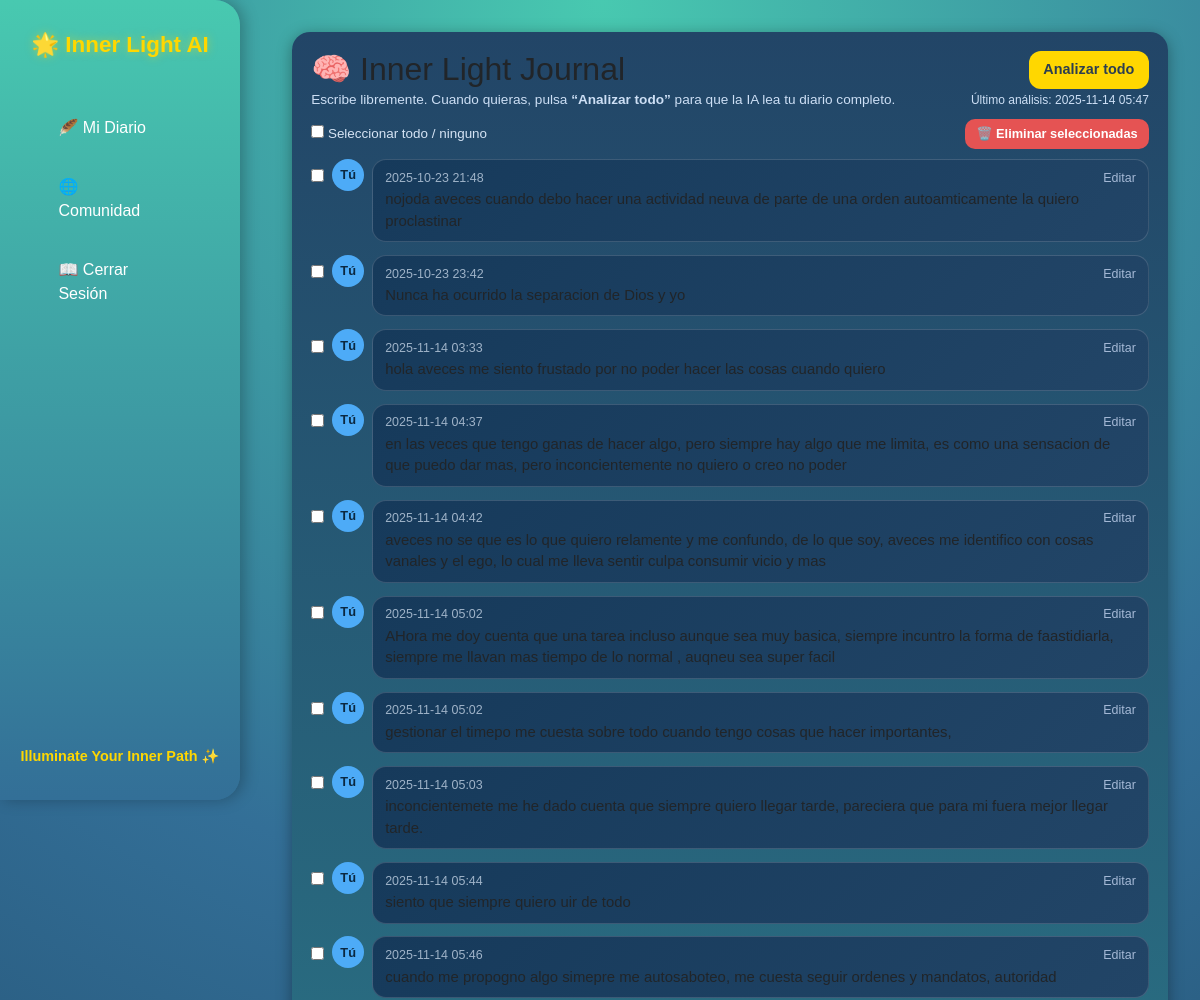
Page /journal/ (signed in, upper part) on the earlier database version.
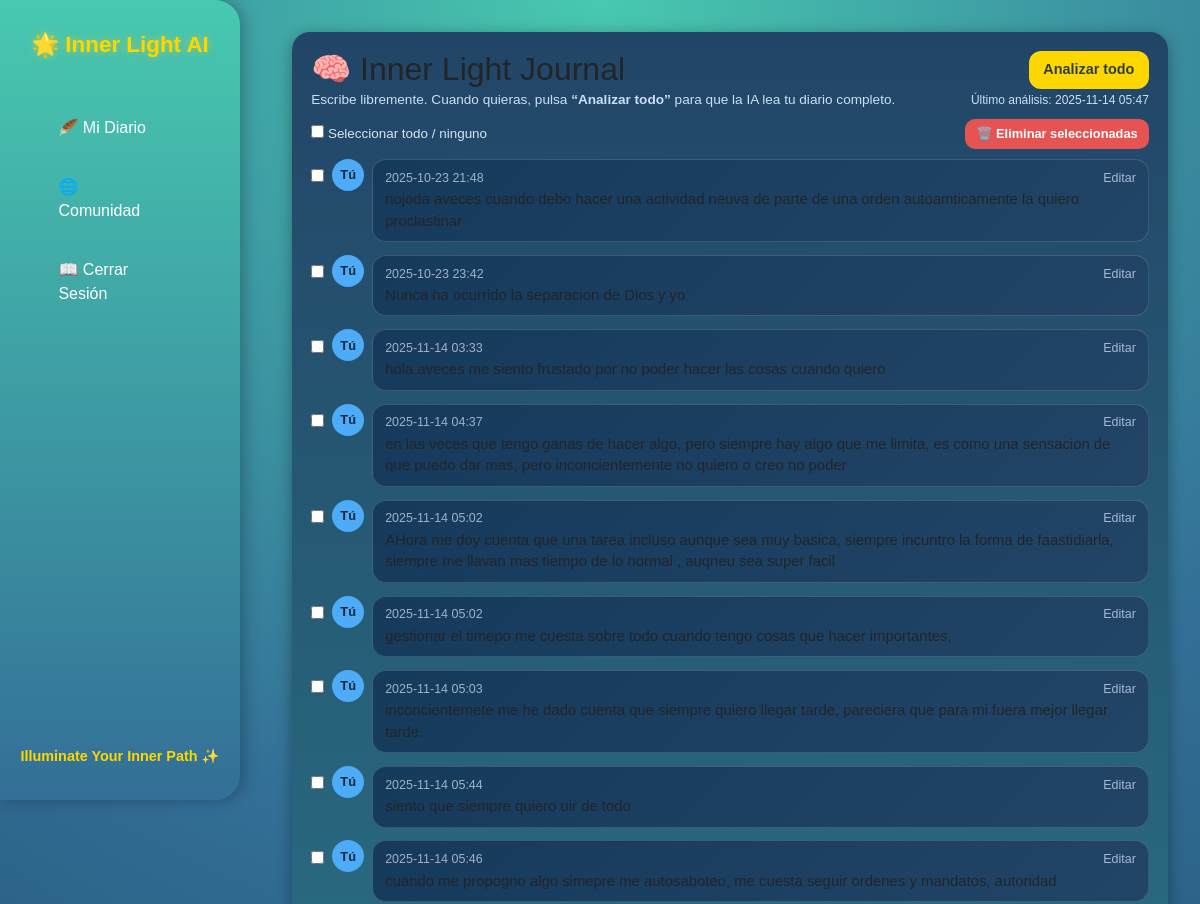
Same page on the later database version.
### journal/models.py (models this page shows, shortened)
class JournalEntry(models.Model):
    user = models.ForeignKey(User, on_delete=models.CASCADE)
    content = models.TextField()
    created_at = models.DateTimeField(auto_now_add=True)

### journal/views.py (the view, shortened to what this page needs)
# urls.py: path("", views.journal_list, name="list"),
@login_required
def journal_list(request):
    entries = JournalEntry.objects.filter(user=request.user).order_by('created_at')
    last_analysis_obj = JournalAnalysis.objects.filter(user=request.user).first()
    analysis_data = None
    analysis_warning = None
    analysis_error = None
    last_analysis_dt = None
    if last_analysis_obj:
        last_analysis_dt = last_analysis_obj.created_at
        try:
            parsed = json.loads(last_analysis_obj.result_json) if last_analysis_obj.result_json else {}
            if isinstance(parsed, dict):
                analysis_warning = parsed.pop('_warning', None)
                analysis_error = parsed.pop('_error', None)
                analysis_data = parsed
        except Exception:
            analysis_error = "No se pudo leer el resultado del análisis."
            analysis_data = None
    return render(request, 'journal/journal_list.html', {
        'entries': entries,
        'analysis_data': analysis_data,
        'analysis_warning': analysis_warning,
        'analysis_error': analysis_error,
        'last_analysis_dt': last_analysis_dt,
    })

### journal/templates/journal/journal_list.html (shortened to what this page needs)
{% extends "journal/base_journal.html" %}
{% block content %}
<div class="sidebar">
  <h2>🌟 Inner Light AI</h2>
  <nav>
    <a href="{% url 'journal:list' %}">🪶 Mi Diario</a>
    <a href="{% url 'journal:community' %}">🌐 Comunidad</a>
    <a href="{% url 'logout' %}">📖 Cerrar Sesión</a>
  </nav>
  <div class="footer">Illuminate Your Inner Path ✨</div>
</div>
<div class="content">
  <div class="shell">
    <div class="card">
      <div style="display:flex; justify-content:space-between; align-items:center; margin-bottom:.5rem;">
        <div>
          <h2 style="margin:0;">🧠 Inner Light Journal</h2>
          <p style="margin:.15rem 0 0; font-size:.85rem; color:#cddff5;">
            Escribe libremente. Cuando quieras, pulsa <strong>“Analizar todo”</strong> para que la IA lea tu diario completo.
          </p>
        </div>
        <div style="text-align:right;">
          <a class="btn secondary" href="{% url 'journal:analyze' %}">Analizar todo</a>
          {% if last_analysis_dt %}
            <div style="font-size:.75rem; color:#cddff5; margin-top:.15rem;">
              Último análisis: {{ last_analysis_dt|date:"Y-m-d H:i" }}
            </div>
          {% endif %}
        </div>
      </div>
      <form method="post" action="{% url 'journal:entries_bulk_delete' %}" id="bulk-delete-form">
        <div class="bulk-toolbar">
          <div>
            <label>
              <input type="checkbox" id="select-all-checkbox">
              Seleccionar todo / ninguno
            </label>
          </div>
          <div>
            <button type="submit" class="btn-danger" onclick="return confirm('¿Eliminar todas las entradas seleccionadas?');">
              🗑️ Eliminar seleccionadas
            </button>
          </div>
        </div>
        <div class="chat-thread">
          {% if entries %}
            {% for e in entries %}
              <div class="chat-message">
                <div class="entry-checkbox">
                  <input type="checkbox" name="selected_entries" value="{{ e.id }}" class="entry-checkbox-item">
                </div>
                <div class="chat-avatar user">Tú</div>
                <div class="chat-bubble">
                  <div class="chat-meta">
                    <span>{{ e.created_at|date:"Y-m-d H:i" }}</span>
                    <span class="entry-tools">
                      <a href="{% url 'journal:entry_edit' e.id %}">Editar</a>
                    </span>
                  </div>
                  <div>{{ e.content }}</div>
                </div>
              </div>
            {% endfor %}
          {% endif %}
        </div>
      </form>
    </div>
  </div>
</div>
{% endblock %}

Differences in the rows shown:
removed JournalEntry: created_at "2025-11-14 04:42", content "aveces no se que es lo que quiero relamente y me confundo, de lo que soy, aveces me identifico con cosas vanales y el ego, lo cual me lleva sentir culpa consumir vicio y mas"
